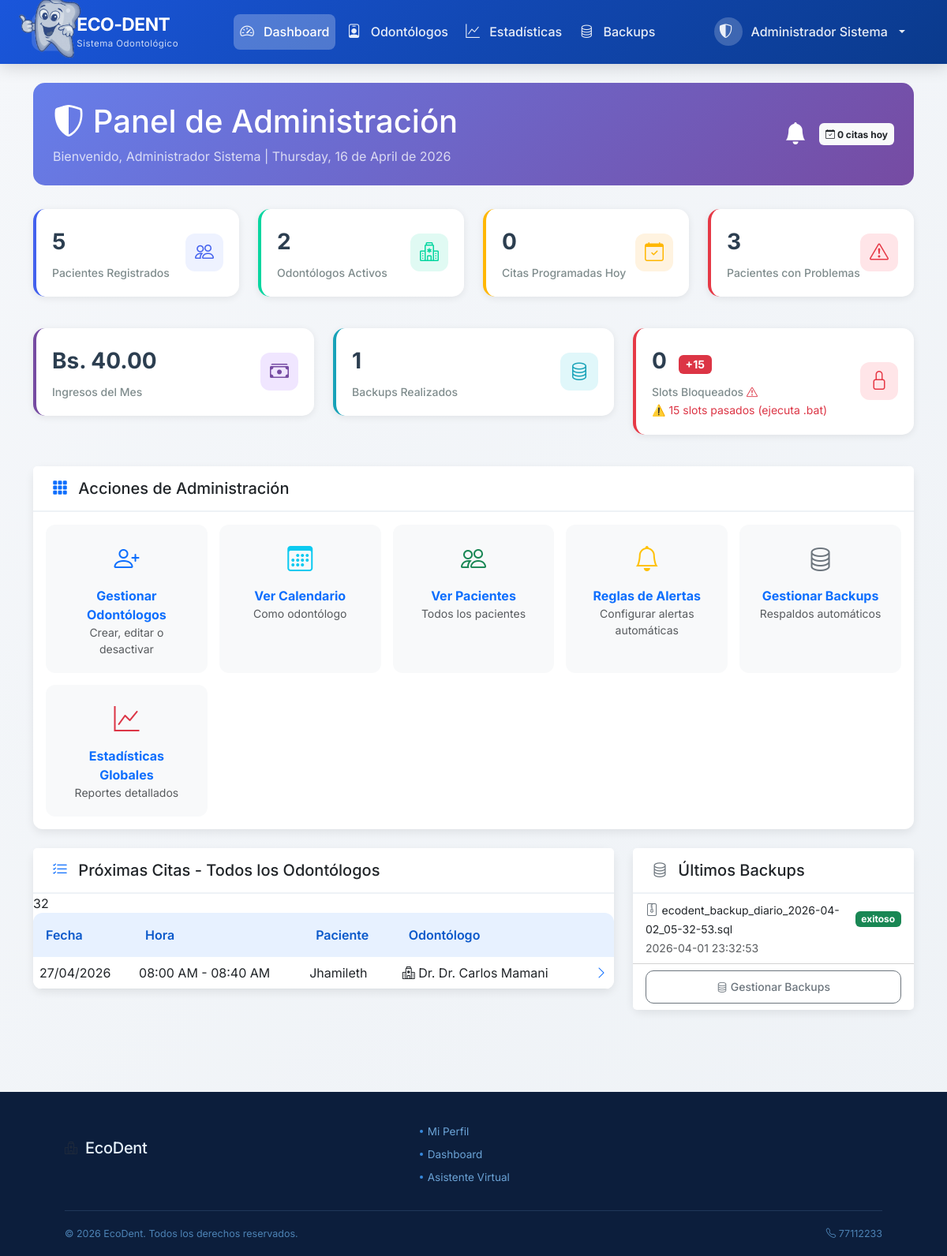
The app's page /public/admin/dashboard.php (signed in), older data.
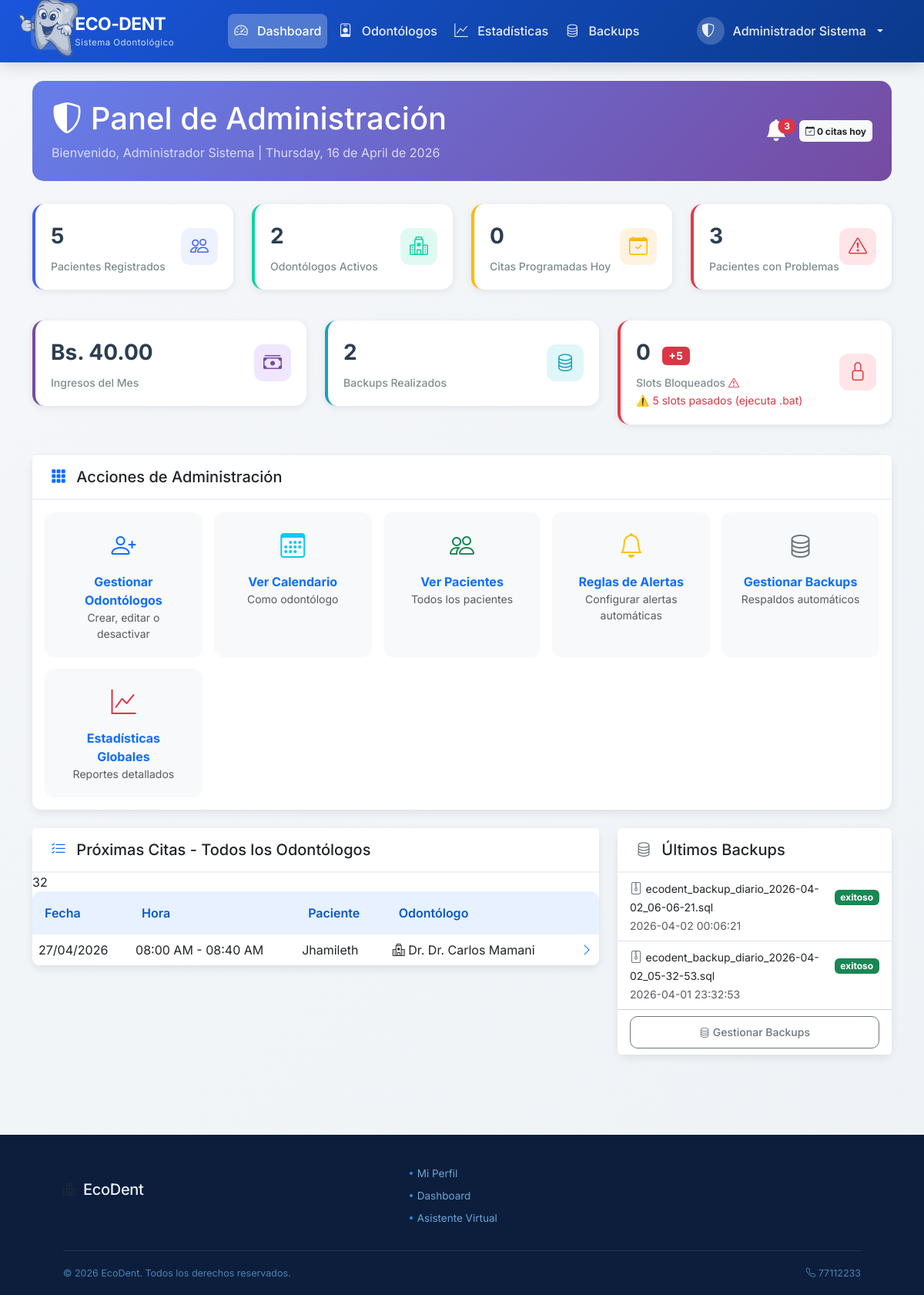
The same page, newer data.
### tables this page shows
CREATE TABLE `citas` (
  `id_cita` int(11) NOT NULL AUTO_INCREMENT,
  `id_paciente` int(11) NOT NULL,
  `id_odontologo` int(11) NOT NULL,
  `fecha_cita` date NOT NULL,
  `hora_cita` time NOT NULL,
  `hora_fin` time DEFAULT NULL,
  `motivo` varchar(255) DEFAULT NULL,
  `estado` enum('programada','confirmada','completada','cancelada_pac','cancelada_doc','ausente') DEFAULT 'programada',
  `cambios_realizados` int(11) DEFAULT 0,
  `limite_cambios` int(11) DEFAULT 3,
  `puede_modificar` tinyint(1) DEFAULT 1,
  `llego_tarde` tinyint(1) DEFAULT 0,
  `minutos_tarde` int(11) DEFAULT 0,
  `cancelado_por` int(11) DEFAULT NULL,
  `motivo_cancelacion` text DEFAULT NULL,
  `fecha_cancelacion` datetime DEFAULT NULL,
  `notificacion_enviada` tinyint(1) DEFAULT 0,
  `fecha_recordatorio_24h` datetime DEFAULT NULL,
  `fecha_recordatorio_1h` datetime DEFAULT NULL,
  `fecha_creacion` datetime DEFAULT current_timestamp(),
  `fecha_actualizacion` datetime DEFAULT NULL ON UPDATE current_timestamp(),
  PRIMARY KEY (`id_cita`),
  KEY `idx_fecha_cita` (`fecha_cita`),
  KEY `idx_odontologo_fecha` (`id_odontologo`,`fecha_cita`),
  KEY `idx_paciente` (`id_paciente`),
  KEY `idx_estado` (`estado`),
  CONSTRAINT `citas_ibfk_1` FOREIGN KEY (`id_paciente`) REFERENCES `pacientes` (`id_paciente`) ON DELETE CASCADE,
  CONSTRAINT `citas_ibfk_2` FOREIGN KEY (`id_odontologo`) REFERENCES `odontologos` (`id_odontologo`) ON DELETE CASCADE
);

CREATE TABLE `usuarios` (
  `id_usuario` int(11) NOT NULL AUTO_INCREMENT,
  `email` varchar(100) NOT NULL,
  `contrasena_hash` varchar(255) NOT NULL,
  `nombre_completo` varchar(150) NOT NULL,
  `telefono` varchar(20) DEFAULT NULL,
  `rol` enum('paciente','odontologo','admin') NOT NULL,
  `email_verificado` tinyint(1) DEFAULT 0,
  `codigo_verificacion` varchar(10) DEFAULT NULL,
  `codigo_expiracion` datetime DEFAULT NULL,
  `activo` tinyint(1) DEFAULT 1,
  `fecha_registro` datetime DEFAULT current_timestamp(),
  `ultimo_acceso` datetime DEFAULT NULL,
  PRIMARY KEY (`id_usuario`),
  UNIQUE KEY `email` (`email`),
  KEY `idx_email` (`email`),
  KEY `idx_rol` (`rol`)
);

CREATE TABLE `backups` (
  `id_backup` int(11) NOT NULL AUTO_INCREMENT,
  `nombre_archivo` varchar(255) NOT NULL,
  `tipo` enum('diario','semanal','mensual') NOT NULL,
  `tamano` int(11) DEFAULT NULL,
  `ruta` varchar(500) NOT NULL,
  `estado` enum('exitoso','fallido','en_progreso') DEFAULT 'exitoso',
  `fecha_creacion` datetime DEFAULT current_timestamp(),
  PRIMARY KEY (`id_backup`)
);

### public/admin/dashboard.php (the view, shortened to what the changed rows need)
<?php
$conexion = conectarBD();
$hoy = date('Y-m-d');
$stmt_slots_futuros = $conexion->prepare("SELECT COUNT(*) as total FROM slots_bloqueados WHERE fecha >= CURDATE()");
$stmt_slots_futuros->execute();
$slots_futuros = $stmt_slots_futuros->get_result()->fetch_assoc()['total'];
$stmt_slots_pasados = $conexion->prepare("SELECT COUNT(*) as total FROM slots_bloqueados WHERE fecha < CURDATE()");
$stmt_slots_pasados->execute();
$slots_pasados = $stmt_slots_pasados->get_result()->fetch_assoc()['total'];
$total_slots_bloqueados = $slots_futuros + $slots_pasados;
$stmt_alertas = $conexion->prepare("
    SELECT COUNT(*) as total
    FROM alertas
    WHERE id_usuario = ? AND leida = 0
");
$stmt_alertas->bind_param("i", $_SESSION['id_usuario']);
$stmt_alertas->execute();
$alertas_no_leidas = $stmt_alertas->get_result()->fetch_assoc()['total'];
$proximas_citas = $conexion->query("
    SELECT c.id_cita, c.fecha_cita, c.hora_cita, c.hora_fin,
           u.nombre_completo as paciente,
           od.nombre_completo as odontologo
    FROM citas c
    JOIN pacientes p ON c.id_paciente = p.id_paciente
    JOIN usuarios u ON p.id_usuario = u.id_usuario
    JOIN odontologos o ON c.id_odontologo = o.id_odontologo
    JOIN usuarios od ON o.id_usuario = od.id_usuario
    WHERE c.fecha_cita >= CURDATE()
    AND c.estado IN ('programada', 'confirmada')
    ORDER BY c.fecha_cita ASC, c.hora_cita ASC
    LIMIT 10
");
$backups = $conexion->query("
    SELECT * FROM backups
    ORDER BY fecha_creacion DESC
    LIMIT 5
");
require_once '../../includes/header.php';
?>
<div class="admin-header">
    <div class="d-flex justify-content-between align-items-center">
        <div>
            <h1 class="mb-2">
                <i class="bi bi-shield-shaded"></i> Panel de Administración
            </h1>
        </div>
        <div class="d-flex align-items-center">
            <div class="dropdown me-3">
                <a href="#" class="text-white position-relative" data-bs-toggle="dropdown" aria-expanded="false">
                    <i class="bi bi-bell-fill fs-3"></i>
                    <?php if ($alertas_no_leidas > 0): ?>
                        <span class="position-absolute top-0 start-100 translate-middle badge rounded-pill bg-danger">
                            <?php echo $alertas_no_leidas; ?>
                        </span>
                    <?php endif; ?>
                </a>
            </div>
        </div>
    </div>
</div>
<div class="row mb-4">
    <div class="col-md-4 mb-3">
        <div class="stat-card" style="border-left-color: #17a2b8;">
            <div class="d-flex justify-content-between align-items-center">
                <div>
                    <div class="stat-number"><?php echo $backups ? $backups->num_rows : 0; ?></div>
                    <div class="stat-label">Backups Realizados</div>
                </div>
            </div>
        </div>
    </div>
    <div class="col-md-4 mb-3">
        <div class="stat-card" style="border-left-color: <?php echo ($slots_pasados > 0) ? '#e63946' : '#06d6a0'; ?>;">
            <div class="d-flex justify-content-between align-items-center">
                <div>
                    <div class="stat-number">
                        <?php echo $slots_futuros; ?>
                        <?php if ($slots_pasados > 0): ?>
                            <span class="badge bg-danger ms-2" style="font-size: 14px;">+<?php echo $slots_pasados; ?></span>
                        <?php endif; ?>
                    </div>
                    <div class="stat-label">
                        Slots Bloqueados
                        <?php if ($slots_pasados == 0 && $total_slots_bloqueados > 0): ?>
                            <i class="bi bi-check-circle text-success" title="Limpieza automática activa"></i>
                        <?php elseif ($slots_pasados > 0): ?>
                            <i class="bi bi-exclamation-triangle text-danger" title="Hay slots pasados sin limpiar"></i>
                        <?php endif; ?>
                    </div>
                    <?php if ($slots_pasados > 0): ?>
                        <small class="text-danger">
                            ⚠️ <?php echo $slots_pasados; ?> slots pasados (ejecuta .bat)
                        </small>
                    <?php endif; ?>
                </div>
            </div>
        </div>
    </div>
</div>
<div class="row">
    <div class="col-md-8 mb-4">
        <div class="card">
            <div class="card-body p-0">
                <table class="citas-table table mb-0">
                    <thead>
                            <th>Fecha</th>
                            <th>Hora</th>
                            <th>Paciente</th>
                            <th>Odontólogo</th>
                            <th></th>
                    </thead>
                    <tbody>
                        <?php if ($proximas_citas && $proximas_citas->num_rows > 0): ?>
                            <?php while($cita = $proximas_citas->fetch_assoc()): ?>
                            <tr onclick="window.location.href='/ecodent/public/odontologo/detalle_cita.php?id_cita=<?php echo $cita['id_cita']; ?>'">
                                <td>
                                    <?php
                                    if ($cita['fecha_cita'] == $hoy) {
                                        echo '<span class="badge bg-primary">Hoy</span>';
                                    } else {
                                        echo date('d/m/Y', strtotime($cita['fecha_cita']));
                                    }
                                    ?>
                                </td>
                                <td><?php echo date('h:i A', strtotime($cita['hora_cita'])); ?> - <?php echo date('h:i A', strtotime($cita['hora_fin'])); ?></td>
                                <td><?php echo htmlspecialchars($cita['paciente']); ?></td>
                                <td><i class="bi bi-hospital"></i> Dr. <?php echo htmlspecialchars($cita['odontologo']); ?></td>
                                <td class="text-end"><i class="bi bi-chevron-right text-primary"></i></td>
                            </tr>
                            <?php endwhile; ?>
                        <?php endif; ?>
                    </tbody>
                </table>
            </div>
        </div>
    </div>
    <div class="col-md-4 mb-4">
        <div class="card">
            <div class="card-body p-0">
                <div class="list-group list-group-flush">
                    <?php if ($backups && $backups->num_rows > 0): ?>
                        <?php while($backup = $backups->fetch_assoc()): ?>
                        <div class="list-group-item">
                            <div class="d-flex justify-content-between align-items-center">
                                <div>
                                    <i class="bi bi-file-zip text-secondary"></i>
                                    <small><?php echo htmlspecialchars($backup['nombre_archivo']); ?></small>
                                </div>
                                <span class="badge bg-success"><?php echo htmlspecialchars($backup['estado']); ?></span>
                            </div>
                            <small class="text-muted"><?php echo $backup['fecha_creacion']; ?></small>
                        </div>
                        <?php endwhile; ?>
                    <?php endif; ?>
                </div>
            </div>
        </div>
    </div>
</div>
<?php require_once '../../includes/footer.php'; ?>

Row changes from the older to the newer data that the page shows:
added backups: nombre_archivo "ecodent_backup_diario_2026-04-02_06-06-21.sql", estado "exitoso", fecha_creacion "2026-04-02 00:06:21"
Text that changed along with them:
$alertas_no_leidas: (not shown) → "3"
$backups->num_rows: "1" → "2"
$slots_pasados: "15" → "5"
